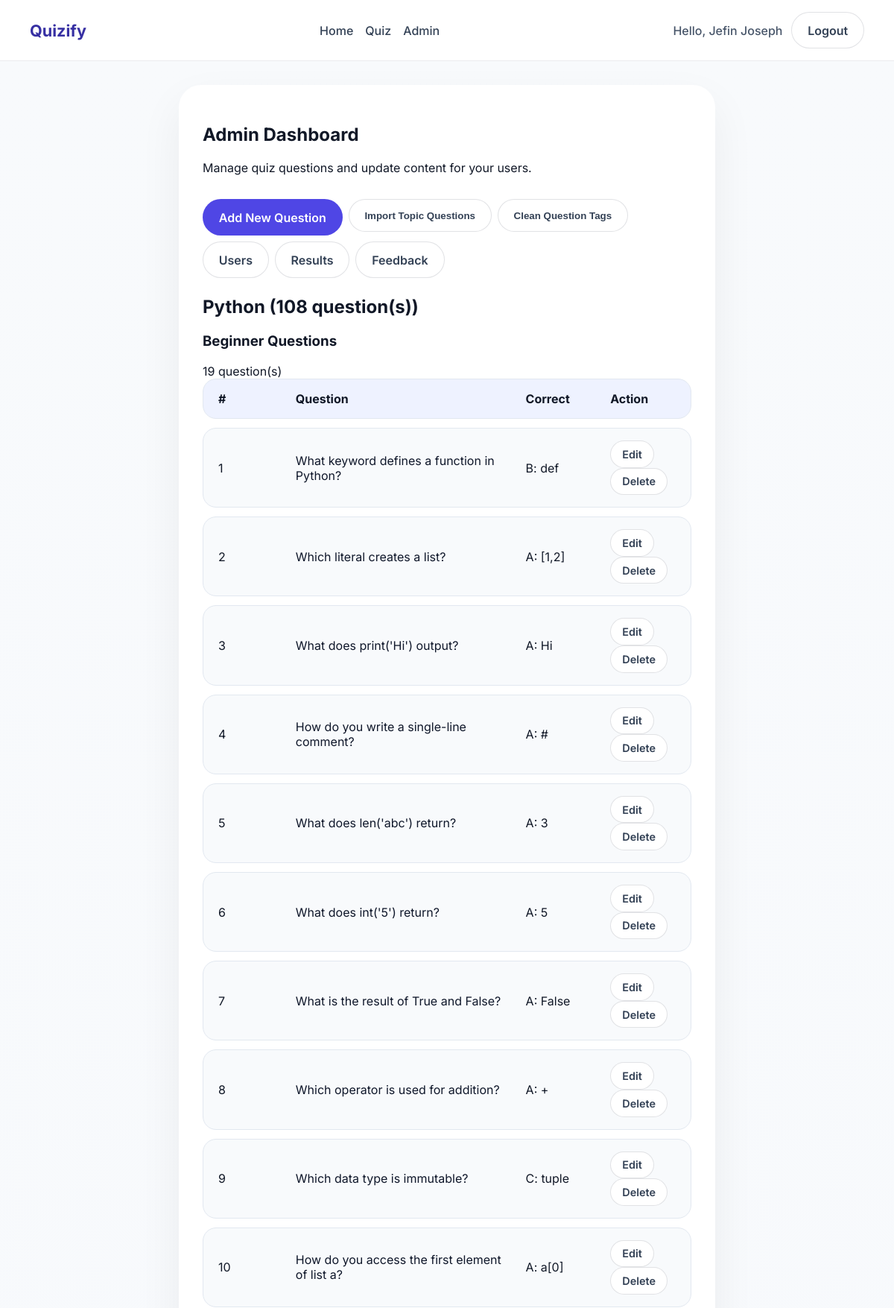
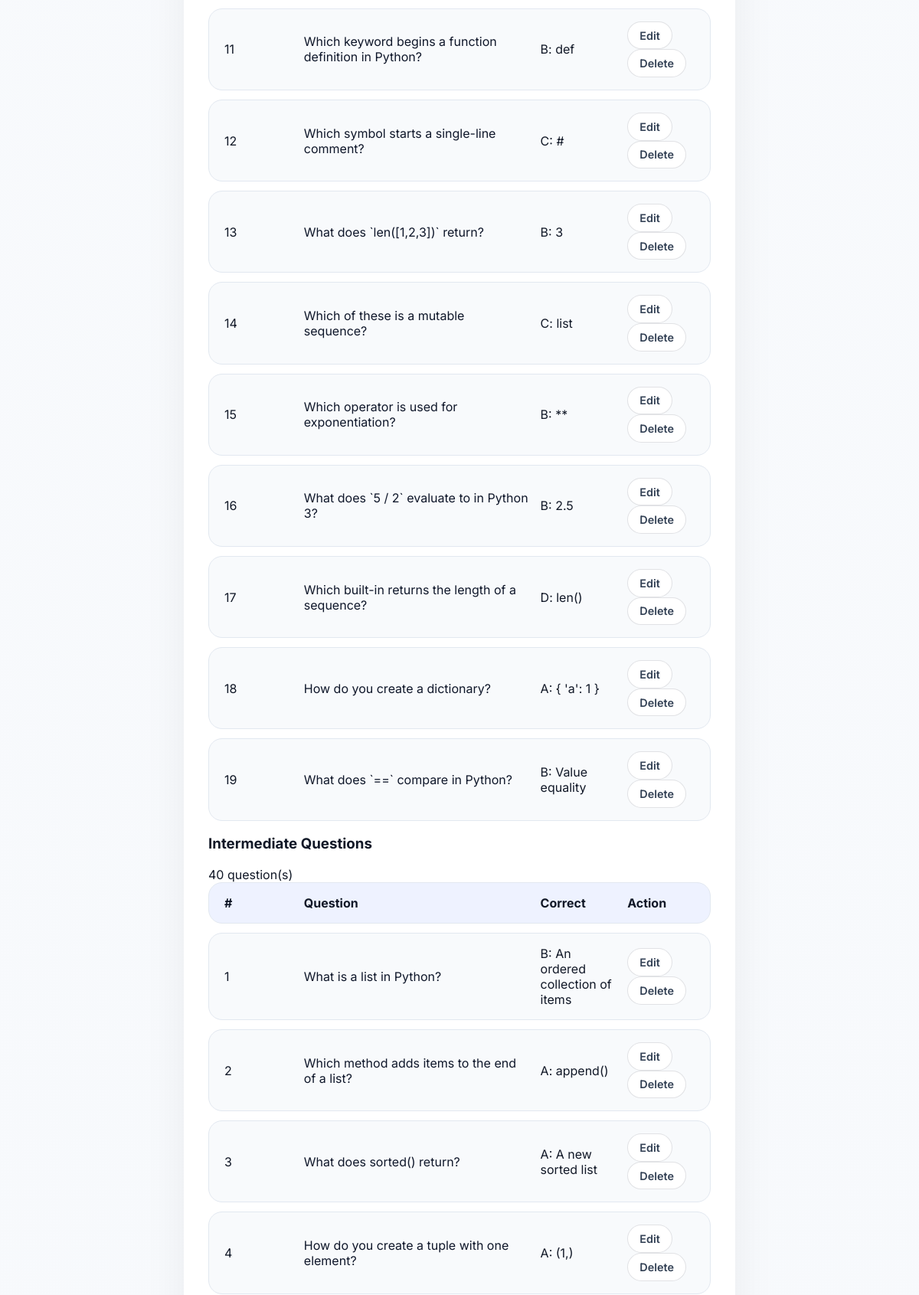
The page /admin (signed in, upper part) on the database its author committed (2 pictures, top to bottom).
### tables this page shows
CREATE TABLE users (
                id INTEGER PRIMARY KEY AUTOINCREMENT,
                username TEXT UNIQUE NOT NULL,
                full_name TEXT,
                password TEXT NOT NULL,
                is_admin INTEGER NOT NULL DEFAULT 0,
                created_at TEXT NOT NULL
            );

CREATE TABLE questions (
                id INTEGER PRIMARY KEY AUTOINCREMENT,
                prompt TEXT NOT NULL,
                option_a TEXT NOT NULL,
                option_b TEXT NOT NULL,
                option_c TEXT NOT NULL,
                option_d TEXT NOT NULL,
                correct_option TEXT NOT NULL CHECK (correct_option IN ('A', 'B', 'C', 'D')),
                level TEXT,
                topic TEXT
            );

### app.py (the view)
@app.route("/admin")
def admin():
    user = admin_required()
    if isinstance(user, Response):
        return user
    db = get_db()
    questions = db.execute(
        "SELECT id, prompt, option_a, option_b, option_c, option_d, correct_option, COALESCE(level, 'beginner') AS level, COALESCE(topic, 'python') AS topic "
        "FROM questions ORDER BY level, topic, id ASC"
    ).fetchall()
    return render_template("admin.html", user=user, questions=questions)

### app.py (called while the page is built)
def get_db():
    if "db" not in g:
        g.db = sqlite3.connect(app.config["DATABASE"], detect_types=sqlite3.PARSE_DECLTYPES, timeout=30.0)
        g.db.row_factory = sqlite3.Row
        g.db.execute("PRAGMA busy_timeout = 30000")  # 30 seconds timeout for locked database
    return g.db

@app.before_request
def setup_database():
    if not os.path.exists(app.config["DATABASE"]):
        open(app.config["DATABASE"], "a").close()
    if not getattr(app, "_db_initialized", False):
        init_db()
        app._db_initialized = True

def get_user():
    user_id = session.get("user_id")
    if user_id is None:
        return None
    db = get_db()
    user = db.execute("SELECT id, username, full_name, is_admin FROM users WHERE id = ?", (user_id,)).fetchone()
    return dict(user) if user is not None else None

def admin_required():
    user = get_user()
    if user is None or not user.get("is_admin"):
        flash("Administrator access required.", "danger")
        return redirect(url_for("home"))
    if user.get("username", "").lower() not in ALLOWED_ADMIN_EMAILS:
        flash("Administrator access is restricted.", "danger")
        return redirect(url_for("home"))
    return user

### templates/admin.html
{% extends 'base.html' %}
{% block content %}
<section class="panel admin-panel">
    <div class="admin-header">
        <div>
            <h2>Admin Dashboard</h2>
            <p>Manage quiz questions and update content for your users.</p>
        </div>
        <div style="display:flex; gap:0.5rem; flex-wrap: wrap;">
            <a class="button button-primary" href="{{ url_for('admin_add') }}">Add New Question</a>
            <form method="post" action="{{ url_for('admin_import_topic_questions') }}" style="display:inline; margin:0;">
                <button class="button button-secondary" type="submit">Import Topic Questions</button>
            </form>
            <form method="post" action="{{ url_for('admin_clean_prompts') }}" style="display:inline; margin:0;">
                <button class="button button-secondary" type="submit">Clean Question Tags</button>
            </form>
            <a class="button button-secondary" href="{{ url_for('admin_users') }}">Users</a>
            <a class="button button-ghost" href="{{ url_for('admin_results') }}">Results</a>
            <a class="button button-ghost" href="{{ url_for('admin_feedback') }}">Feedback</a>
        </div>
    </div>
    {% set topics = ['python', 'maths', 'science', 'gk'] %}
    {% set levels = ['beginner', 'intermediate', 'advanced'] %}
    {% set level_labels = {'beginner': 'Beginner', 'intermediate': 'Intermediate', 'advanced': 'Advanced'} %}
    {% set any_questions = questions|length > 0 %}
    {% if any_questions %}
        {% for topic in topics %}
            {% set topic_questions = questions|selectattr('topic', 'equalto', topic)|list %}
            <section class="topic-section">
                <div class="topic-header">
                    <h2>{{ topic|capitalize }} ({{ topic_questions|length }} question(s))</h2>
                </div>
                {% if topic_questions %}
                    {% for lvl in levels %}
                        {% set level_questions = topic_questions|selectattr('level', 'equalto', lvl)|list %}
                        <section class="question-section">
                            <div class="section-title">
                                <h3>{{ level_labels[lvl] }} Questions</h3>
                                <span>{{ level_questions|length }} question(s)</span>
                            </div>
                            {% if level_questions %}
                                <div class="question-table">
                                    <div class="table-row header-row">
                                        <span>#</span>
                                        <span>Question</span>
                                        <span>Correct</span>
                                        <span>Action</span>
                                    </div>
                                    {% for question in level_questions %}
                                        <div class="table-row">
                                            <span>{{ loop.index }}</span>
                                            <span class="table-question">{{ question.prompt }}</span>
                                            <span>{{ question.correct_option }}: {% if question.correct_option == 'A' %}{{ question.option_a }}{% elif question.correct_option == 'B' %}{{ question.option_b }}{% elif question.correct_option == 'C' %}{{ question.option_c }}{% else %}{{ question.option_d }}{% endif %}</span>
                                            <span>
                                                <a class="button button-ghost small-button" href="{{ url_for('admin_edit', question_id=question.id) }}">Edit</a>
                                                <a class="button button-ghost small-button" href="{{ url_for('admin_delete', question_id=question.id) }}">Delete</a>
                                            </span>
                                        </div>
                                    {% endfor %}
                                </div>
                            {% else %}
                                <p class="empty-section">No {{ level_labels[lvl] }} questions yet for {{ topic|capitalize }}.</p>
                            {% endif %}
                        </section>
                    {% endfor %}
                {% else %}
                    <p class="empty-section">No questions for {{ topic|capitalize }} yet.</p>
                {% endif %}
            </section>
        {% endfor %}
    {% else %}
        <p>No questions found yet. Add a new question to populate the quiz.</p>
    {% endif %}
</section>
{% endblock %}

### templates/base.html (shortened to what this page needs)
<!DOCTYPE html>
<html lang="en">
<head>
    <link rel="stylesheet" href="{{ url_for('static', filename='css/styles.css') }}" />
</head>
<body>
    <header class="site-header">
        <div class="container nav-container">
            <a class="brand" href="{{ url_for('home') }}">Quizify</a>
            <nav class="site-nav">
                <a href="{{ url_for('home') }}">Home</a>
                <a href="{{ url_for('select_level') }}">Quiz</a>
                {% if user and user.is_admin %}
                    <a href="{{ url_for('admin') }}">Admin</a>
                {% endif %}
            </nav>
            <div class="nav-actions">
                {% if user %}
                    <span class="nav-user">Hello, {{ user.full_name }}</span>
                    <a class="button button-secondary" href="{{ url_for('logout') }}">Logout</a>
                {% else %}
                    <a class="button button-ghost" href="{{ url_for('login') }}">Login</a>
                    <a class="button button-primary" href="{{ url_for('register') }}">Register</a>
                {% endif %}
            </div>
        </div>
    </header>
    <main class="page-content container">
        {% block content %}{% endblock %}
    </main>
</body>
</html>

### static/css/styles.css (style rules this page uses)
:root { color-scheme: light; font-family: 'Inter', system-ui, -apple-system, BlinkMacSystemFont, 'Segoe UI', sans-serif; font-size: 16px; background-color: #f5f7fb; color: #111827; }
* { box-sizing: border-box; }
html, body { margin: 0; min-height: 100%; }
body { background: linear-gradient(180deg, #f8fafc 0%, #eef2ff 100%); }
.container { width: min(1120px, calc(100% - 2rem)); margin: 0 auto; }
.site-header { background: rgba(255, 255, 255, 0.95); backdrop-filter: blur(12px); border-bottom: 1px solid rgba(15, 23, 42, 0.08); position: sticky; top: 0; z-index: 10; }
.nav-container { display: flex; align-items: center; justify-content: space-between; gap: 1rem; padding: 1rem 0; }
.brand { color: #3730a3; font-size: 1.35rem; font-weight: 700; text-decoration: none; }
.site-nav { display: flex; gap: 1rem; flex-wrap: wrap; }
.site-nav a { color: #334155; text-decoration: none; font-weight: 500; }
.nav-actions { display: flex; gap: 0.75rem; align-items: center; flex-wrap: wrap; }
.nav-user { color: #475569; font-weight: 500; }
.button { display: inline-flex; align-items: center; justify-content: center; padding: 0.85rem 1.3rem; border-radius: 999px; border: 1px solid transparent; font-weight: 600; text-decoration: none; cursor: pointer; }
.button-primary { background: #4f46e5; color: white; }
.button-secondary, .button-ghost { background: white; color: #334155; border-color: rgba(15, 23, 42, 0.12); }
.page-content { padding: 2rem 0 3rem; }
.panel { background: white; border-radius: 30px; padding: 2rem; box-shadow: 0 24px 60px rgba(15, 23, 42, 0.06); }
.auth-panel, .quiz-panel, .admin-panel, .result-panel { max-width: 720px; margin: 0 auto; }
.quiz-header, .admin-header { display: flex; justify-content: space-between; gap: 1rem; align-items: center; flex-wrap: wrap; margin-bottom: 1.5rem; }
.question-table { display: grid; gap: 0.75rem; }
.table-row { display: grid; grid-template-columns: 0.9fr 3fr 1fr 0.9fr; align-items: center; gap: 1rem; padding: 1rem 1.25rem; border-radius: 18px; border: 1px solid #e2e8f0; background: #f8fafc; }
.header-row { background: #eef2ff; font-weight: 700; }
.table-question { color: #0f172a; }
.small-button { padding: 0.55rem 0.95rem; font-size: 0.9rem; }

### rows shown on the page
users: full_name "Jefin Joseph"
questions: prompt "What keyword defines a function in Python?", correct_option "B", option_b "def"
questions: prompt "Which literal creates a list?", correct_option "A", option_a "[1,2]"
questions: prompt "What does print('Hi') output?", correct_option "A", option_a "Hi"
questions: prompt "How do you write a single-line comment?", correct_option "A", option_a "#"
questions: prompt "What does len('abc') return?", correct_option "A", option_a "3"
questions: prompt "What does int('5') return?", correct_option "A", option_a "5"
questions: prompt "What is the result of True and False?", correct_option "A", option_a "False"
questions: prompt "Which operator is used for addition?", correct_option "A", option_a "+"
questions: prompt "Which data type is immutable?", correct_option "C", option_c "tuple"
questions: prompt "How do you access the first element of list a?", correct_option "A", option_a "a[0]"
questions: prompt "Which keyword begins a function definition in Python?", correct_option "B", option_b "def"
questions: prompt "Which symbol starts a single-line comment?", correct_option "C", option_c "#"
questions: prompt "What does `len([1,2,3])` return?", correct_option "B", option_b "3"
questions: prompt "Which of these is a mutable sequence?", correct_option "C", option_c "list"
questions: prompt "Which operator is used for exponentiation?", correct_option "B", option_b "**"
questions: prompt "What does `5 / 2` evaluate to in Python 3?", correct_option "B", option_b "2.5"
questions: prompt "Which built-in returns the length of a sequence?", correct_option "D", option_d "len()"
questions: prompt "How do you create a dictionary?", correct_option "A", option_a "{ 'a': 1 }"
questions: prompt "What does `==` compare in Python?", correct_option "B", option_b "Value equality"
questions: prompt "What is a list in Python?", correct_option "B", option_b "An ordered collection of items"
questions: prompt "Which method adds items to the end of a list?", correct_option "A", option_a "append()"
questions: prompt "What does sorted() return?", correct_option "A", option_a "A new sorted list"
questions: prompt "How do you create a tuple with one element?", correct_option "A", option_a "(1,)"

### other values the page prints
{{ topic|capitalize }} "Python"
{{ topic_questions|length }} "108"
{{ level_labels[lvl] }} "Beginner" "Intermediate"
{{ level_questions|length }} "19" "40"
